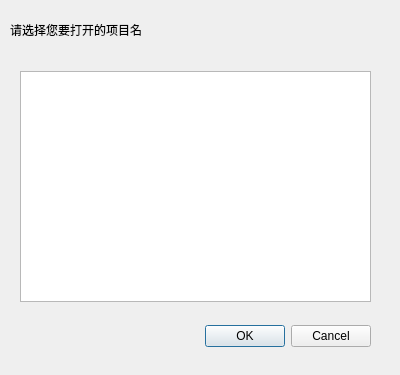
<?xml version="1.0" encoding="UTF-8"?>
<ui version="4.0">
 <class>ChooseExistDB</class>
 <widget class="QDialog" name="ChooseExistDB">
  <property name="geometry">
   <rect>
    <x>0</x>
    <y>0</y>
    <width>400</width>
    <height>375</height>
   </rect>
  </property>
  <property name="windowTitle">
   <string>打开项目</string>
  </property>
  <widget class="QDialogButtonBox" name="buttonBox">
   <property name="geometry">
    <rect>
     <x>30</x>
     <y>320</y>
     <width>341</width>
     <height>32</height>
    </rect>
   </property>
   <property name="orientation">
    <enum>Qt::Horizontal</enum>
   </property>
   <property name="standardButtons">
    <set>QDialogButtonBox::Cancel|QDialogButtonBox::Ok</set>
   </property>
  </widget>
  <widget class="QListWidget" name="filenameList">
   <property name="geometry">
    <rect>
     <x>20</x>
     <y>71</y>
     <width>351</width>
     <height>231</height>
    </rect>
   </property>
  </widget>
  <widget class="QLabel" name="label">
   <property name="geometry">
    <rect>
     <x>10</x>
     <y>20</y>
     <width>181</width>
     <height>20</height>
    </rect>
   </property>
   <property name="text">
    <string>请选择您要打开的项目名</string>
   </property>
  </widget>
 </widget>
 <resources/>
 <connections>
  <connection>
   <sender>buttonBox</sender>
   <signal>accepted()</signal>
   <receiver>ChooseExistDB</receiver>
   <slot>accept()</slot>
   <hints>
    <hint type="sourcelabel">
     <x>248</x>
     <y>254</y>
    </hint>
    <hint type="destinationlabel">
     <x>157</x>
     <y>274</y>
    </hint>
   </hints>
  </connection>
  <connection>
   <sender>buttonBox</sender>
   <signal>rejected()</signal>
   <receiver>ChooseExistDB</receiver>
   <slot>reject()</slot>
   <hints>
    <hint type="sourcelabel">
     <x>316</x>
     <y>260</y>
    </hint>
    <hint type="destinationlabel">
     <x>286</x>
     <y>274</y>
    </hint>
   </hints>
  </connection>
 </connections>
</ui>
